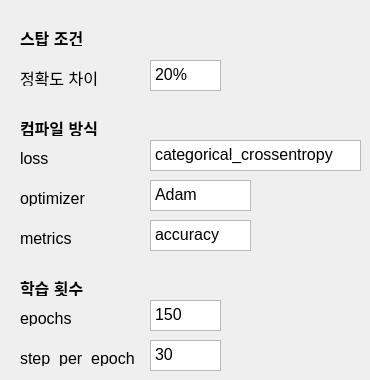
    <widget class="QWidget" name="tab_4">
     <attribute name="title">
      <string>VGG Net  x</string>
     </attribute>
     <widget class="QLabel" name="label_17">
      <property name="geometry">
       <rect>
        <x>20</x>
        <y>30</y>
        <width>81</width>
        <height>16</height>
       </rect>
      </property>
      <property name="font">
       <font>
        <pointsize>12</pointsize>
        <weight>75</weight>
        <bold>true</bold>
       </font>
      </property>
      <property name="text">
       <string>스탑 조건</string>
      </property>
     </widget>
     <widget class="QTextEdit" name="textEdit_11">
      <property name="geometry">
       <rect>
        <x>150</x>
        <y>60</y>
        <width>71</width>
        <height>31</height>
       </rect>
      </property>
      <property name="font">
       <font>
        <pointsize>9</pointsize>
       </font>
      </property>
      <property name="html">
       <string>&lt;!DOCTYPE HTML PUBLIC &quot;-//W3C//DTD HTML 4.0//EN&quot; &quot;http://www.w3.org/TR/REC-html40/strict.dtd&quot;&gt;
&lt;html&gt;&lt;head&gt;&lt;meta name=&quot;qrichtext&quot; content=&quot;1&quot; /&gt;&lt;style type=&quot;text/css&quot;&gt;
p, li { white-space: pre-wrap; }
&lt;/style&gt;&lt;/head&gt;&lt;body style=&quot; font-family:'Gulim'; font-size:9pt; font-weight:400; font-style:normal;&quot;&gt;
&lt;p style=&quot; margin-top:0px; margin-bottom:0px; margin-left:0px; margin-right:0px; -qt-block-indent:0; text-indent:0px;&quot;&gt;&lt;span style=&quot; font-size:12pt;&quot;&gt;20%&lt;/span&gt;&lt;/p&gt;&lt;/body&gt;&lt;/html&gt;</string>
      </property>
     </widget>
     <widget class="QLabel" name="label_18">
      <property name="geometry">
       <rect>
        <x>20</x>
        <y>70</y>
        <width>101</width>
        <height>16</height>
       </rect>
      </property>
      <property name="font">
       <font>
        <pointsize>12</pointsize>
       </font>
      </property>
      <property name="text">
       <string>정확도 차이</string>
      </property>
     </widget>
     <widget class="QLabel" name="label_19">
      <property name="geometry">
       <rect>
        <x>20</x>
        <y>120</y>
        <width>101</width>
        <height>16</height>
       </rect>
      </property>
      <property name="font">
       <font>
        <pointsize>12</pointsize>
        <weight>75</weight>
        <bold>true</bold>
       </font>
      </property>
      <property name="text">
       <string>컴파일 방식</string>
      </property>
     </widget>
     <widget class="QLabel" name="label_20">
      <property name="geometry">
       <rect>
        <x>20</x>
        <y>230</y>
        <width>101</width>
        <height>16</height>
       </rect>
      </property>
      <property name="font">
       <font>
        <pointsize>12</pointsize>
       </font>
      </property>
      <property name="text">
       <string>metrics</string>
      </property>
     </widget>
     <widget class="QLabel" name="label_21">
      <property name="geometry">
       <rect>
        <x>20</x>
        <y>190</y>
        <width>101</width>
        <height>16</height>
       </rect>
      </property>
      <property name="font">
       <font>
        <pointsize>12</pointsize>
       </font>
      </property>
      <property name="text">
       <string>optimizer</string>
      </property>
     </widget>
     <widget class="QLabel" name="label_22">
      <property name="geometry">
       <rect>
        <x>20</x>
        <y>150</y>
        <width>101</width>
        <height>16</height>
       </rect>
      </property>
      <property name="font">
       <font>
        <pointsize>12</pointsize>
       </font>
      </property>
      <property name="text">
       <string>loss</string>
      </property>
     </widget>
     <widget class="QTextEdit" name="textEdit_12">
      <property name="geometry">
       <rect>
        <x>150</x>
        <y>140</y>
        <width>211</width>
        <height>31</height>
       </rect>
      </property>
      <property name="font">
       <font>
        <pointsize>9</pointsize>
       </font>
      </property>
      <property name="html">
       <string>&lt;!DOCTYPE HTML PUBLIC &quot;-//W3C//DTD HTML 4.0//EN&quot; &quot;http://www.w3.org/TR/REC-html40/strict.dtd&quot;&gt;
&lt;html&gt;&lt;head&gt;&lt;meta name=&quot;qrichtext&quot; content=&quot;1&quot; /&gt;&lt;style type=&quot;text/css&quot;&gt;
p, li { white-space: pre-wrap; }
&lt;/style&gt;&lt;/head&gt;&lt;body style=&quot; font-family:'Gulim'; font-size:9pt; font-weight:400; font-style:normal;&quot;&gt;
&lt;p style=&quot; margin-top:0px; margin-bottom:0px; margin-left:0px; margin-right:0px; -qt-block-indent:0; text-indent:0px;&quot;&gt;&lt;span style=&quot; font-size:12pt;&quot;&gt;categorical_crossentropy&lt;/span&gt;&lt;/p&gt;&lt;/body&gt;&lt;/html&gt;</string>
      </property>
     </widget>
     <widget class="QTextEdit" name="textEdit_13">
      <property name="geometry">
       <rect>
        <x>150</x>
        <y>180</y>
        <width>101</width>
        <height>31</height>
       </rect>
      </property>
      <property name="font">
       <font>
        <pointsize>9</pointsize>
       </font>
      </property>
      <property name="html">
       <string>&lt;!DOCTYPE HTML PUBLIC &quot;-//W3C//DTD HTML 4.0//EN&quot; &quot;http://www.w3.org/TR/REC-html40/strict.dtd&quot;&gt;
&lt;html&gt;&lt;head&gt;&lt;meta name=&quot;qrichtext&quot; content=&quot;1&quot; /&gt;&lt;style type=&quot;text/css&quot;&gt;
p, li { white-space: pre-wrap; }
&lt;/style&gt;&lt;/head&gt;&lt;body style=&quot; font-family:'Gulim'; font-size:9pt; font-weight:400; font-style:normal;&quot;&gt;
&lt;p style=&quot; margin-top:0px; margin-bottom:0px; margin-left:0px; margin-right:0px; -qt-block-indent:0; text-indent:0px;&quot;&gt;&lt;span style=&quot; font-size:12pt;&quot;&gt;Adam&lt;/span&gt;&lt;/p&gt;&lt;/body&gt;&lt;/html&gt;</string>
      </property>
     </widget>
     <widget class="QTextEdit" name="textEdit_14">
      <property name="geometry">
       <rect>
        <x>150</x>
        <y>220</y>
        <width>101</width>
        <height>31</height>
       </rect>
      </property>
      <property name="font">
       <font>
        <pointsize>9</pointsize>
       </font>
      </property>
      <property name="html">
       <string>&lt;!DOCTYPE HTML PUBLIC &quot;-//W3C//DTD HTML 4.0//EN&quot; &quot;http://www.w3.org/TR/REC-html40/strict.dtd&quot;&gt;
&lt;html&gt;&lt;head&gt;&lt;meta name=&quot;qrichtext&quot; content=&quot;1&quot; /&gt;&lt;style type=&quot;text/css&quot;&gt;
p, li { white-space: pre-wrap; }
&lt;/style&gt;&lt;/head&gt;&lt;body style=&quot; font-family:'Gulim'; font-size:9pt; font-weight:400; font-style:normal;&quot;&gt;
&lt;p style=&quot; margin-top:0px; margin-bottom:0px; margin-left:0px; margin-right:0px; -qt-block-indent:0; text-indent:0px;&quot;&gt;&lt;span style=&quot; font-size:12pt;&quot;&gt;accuracy&lt;/span&gt;&lt;/p&gt;&lt;/body&gt;&lt;/html&gt;</string>
      </property>
     </widget>
     <widget class="QLabel" name="label_23">
      <property name="geometry">
       <rect>
        <x>20</x>
        <y>310</y>
        <width>101</width>
        <height>16</height>
       </rect>
      </property>
      <property name="font">
       <font>
        <pointsize>12</pointsize>
       </font>
      </property>
      <property name="text">
       <string>epochs</string>
      </property>
     </widget>
     <widget class="QTextEdit" name="textEdit_15">
      <property name="geometry">
       <rect>
        <x>150</x>
        <y>300</y>
        <width>71</width>
        <height>31</height>
       </rect>
      </property>
      <property name="font">
       <font>
        <pointsize>9</pointsize>
       </font>
      </property>
      <property name="html">
       <string>&lt;!DOCTYPE HTML PUBLIC &quot;-//W3C//DTD HTML 4.0//EN&quot; &quot;http://www.w3.org/TR/REC-html40/strict.dtd&quot;&gt;
&lt;html&gt;&lt;head&gt;&lt;meta name=&quot;qrichtext&quot; content=&quot;1&quot; /&gt;&lt;style type=&quot;text/css&quot;&gt;
p, li { white-space: pre-wrap; }
&lt;/style&gt;&lt;/head&gt;&lt;body style=&quot; font-family:'Gulim'; font-size:9pt; font-weight:400; font-style:normal;&quot;&gt;
&lt;p style=&quot; margin-top:0px; margin-bottom:0px; margin-left:0px; margin-right:0px; -qt-block-indent:0; text-indent:0px;&quot;&gt;&lt;span style=&quot; font-size:12pt;&quot;&gt;150&lt;/span&gt;&lt;/p&gt;&lt;/body&gt;&lt;/html&gt;</string>
      </property>
     </widget>
     <widget class="QLabel" name="label_24">
      <property name="geometry">
       <rect>
        <x>20</x>
        <y>280</y>
        <width>81</width>
        <height>16</height>
       </rect>
      </property>
      <property name="font">
       <font>
        <pointsize>12</pointsize>
        <weight>75</weight>
        <bold>true</bold>
       </font>
      </property>
      <property name="text">
       <string>학습 횟수</string>
      </property>
     </widget>
     <widget class="QTextEdit" name="textEdit_16">
      <property name="geometry">
       <rect>
        <x>150</x>
        <y>340</y>
        <width>71</width>
        <height>31</height>
       </rect>
      </property>
      <property name="font">
       <font>
        <pointsize>9</pointsize>
       </font>
      </property>
      <property name="html">
       <string>&lt;!DOCTYPE HTML PUBLIC &quot;-//W3C//DTD HTML 4.0//EN&quot; &quot;http://www.w3.org/TR/REC-html40/strict.dtd&quot;&gt;
&lt;html&gt;&lt;head&gt;&lt;meta name=&quot;qrichtext&quot; content=&quot;1&quot; /&gt;&lt;style type=&quot;text/css&quot;&gt;
p, li { white-space: pre-wrap; }
&lt;/style&gt;&lt;/head&gt;&lt;body style=&quot; font-family:'Gulim'; font-size:9pt; font-weight:400; font-style:normal;&quot;&gt;
&lt;p style=&quot; margin-top:0px; margin-bottom:0px; margin-left:0px; margin-right:0px; -qt-block-indent:0; text-indent:0px;&quot;&gt;&lt;span style=&quot; font-size:12pt;&quot;&gt;30&lt;/span&gt;&lt;/p&gt;&lt;/body&gt;&lt;/html&gt;</string>
      </property>
     </widget>
     <widget class="QLabel" name="label_31">
      <property name="geometry">
       <rect>
        <x>20</x>
        <y>350</y>
        <width>131</width>
        <height>16</height>
       </rect>
      </property>
      <property name="font">
       <font>
        <pointsize>12</pointsize>
       </font>
      </property>
      <property name="text">
       <string>step_per_epoch</string>
      </property>
     </widget>
    </widget>
